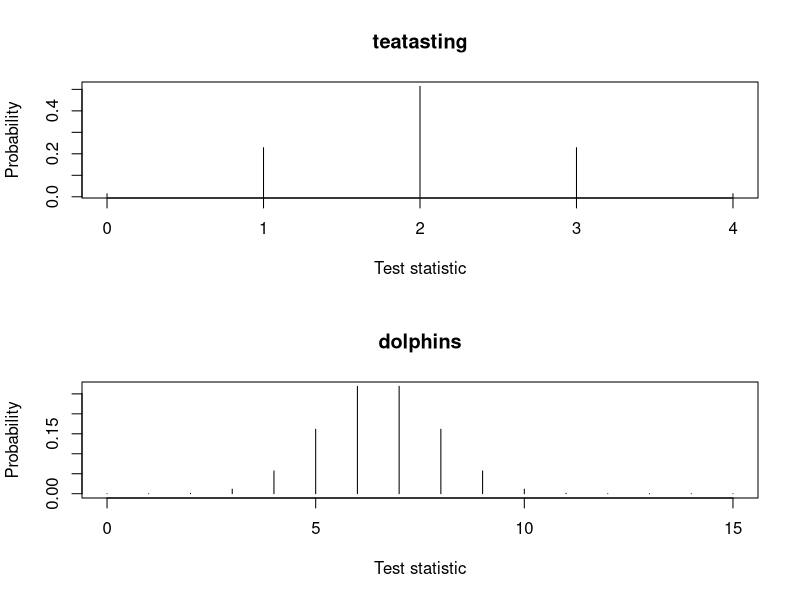

Here is the R script that generated this plot:
## ---- chunk 1
coffee = data.frame(z=rep(1:0, each=4), y=rep(1:0, each=4)) 
## ---- chunk 2
allones <- c(teatasting=4, dolphins=13)
allzeroes <- c(teatasting=4, dolphins=17)
n_t <- c(teatasting=4, dolphins=15)

plot_dens <- function(expt){
plot(0:n_t[expt],
     dhyper(0:n_t[expt], m=allones[expt],
            n=allzeroes[expt], k=n_t[expt]),
      type="h", xlab="Test statistic", ylab="Probability",
      main=expt)
	    }

par(mfrow=c(2,1))
plot_dens("teatasting")
plot_dens("dolphins")
par(mfrow=c(1,1))
